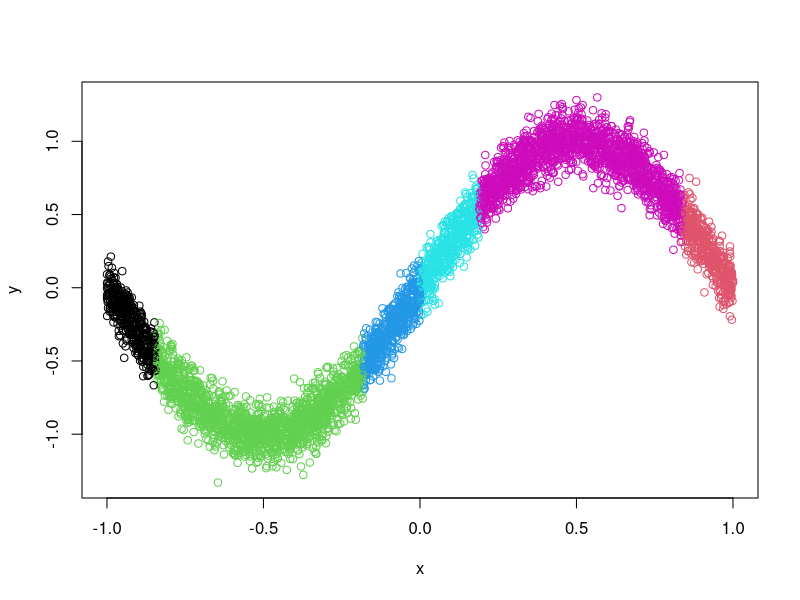
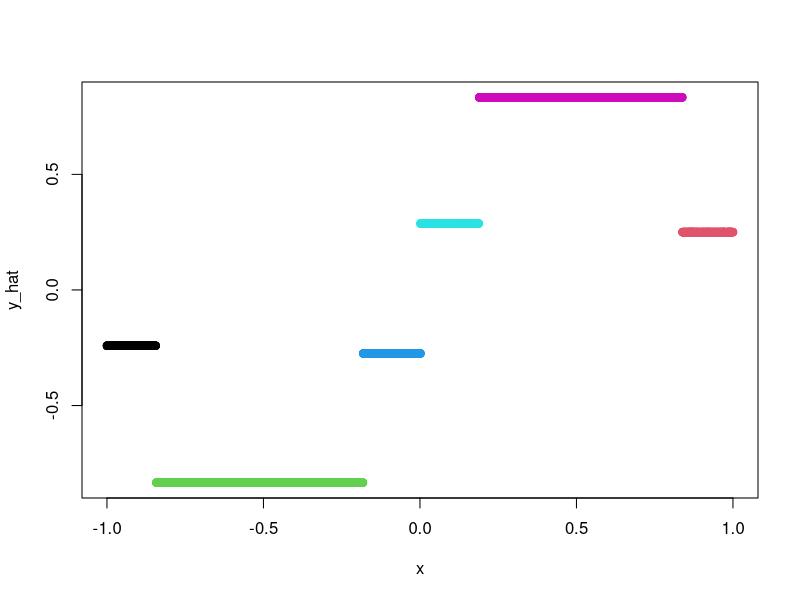
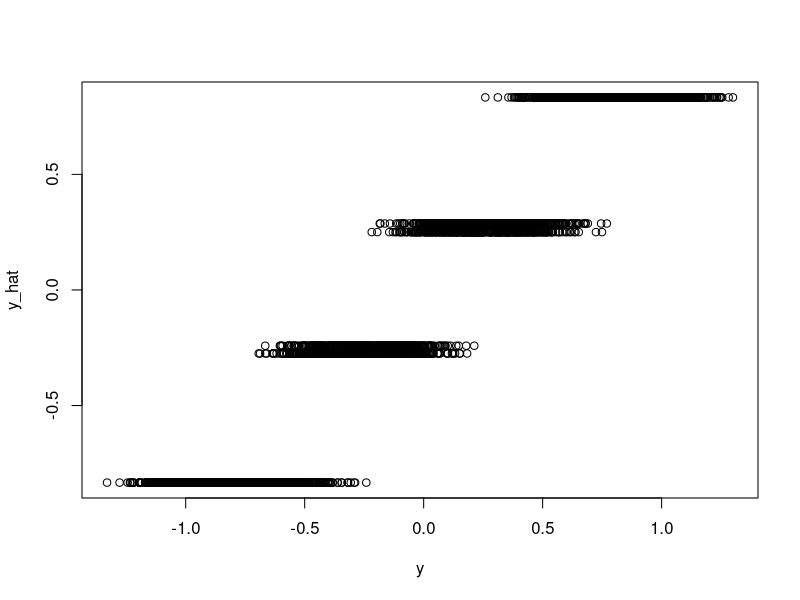

Write R code to recreate these figures, in order.
###############################################################################
# Very simple R-native implementation of CART for continuous outcomes 
# and a continuous, univariate predictor
###############################################################################

### 1. Data structure functions

# Inspired by the array-based implementation of the binary tree data structure 
# on wikipedia: https://en.wikipedia.org/wiki/Binary_tree#Arrays

# Crawl through a tree from a specific node, 
# extract all of the conditions that are true at that node
get_subset = function(node_index, tree_array, x){
  subset_cond = rep(T, length(x))
  current_node_index = node_index
  parent_index = tree_array[current_node_index, 6]
  if (!is.na(parent_index)){
    while(!is.na(parent_index)){
      parent_cutoff = tree_array[parent_index, 5]
      child_node_type = tree_array[current_node_index, 7]
      if (child_node_type == 1) {
        child_node_cond <- (x >= parent_cutoff)
      } else{ 
        if (child_node_type == -1) {
          child_node_cond <- (x < parent_cutoff)
        } else {
          child_node_cond = subset_cond
        }}
      subset_cond = subset_cond * child_node_cond
      current_node_index = parent_index
      parent_index = tree_array[current_node_index, 6]
    }
  }
  return(subset_cond == 1)
}
# Tree leaf conditions as basis functions
tree_basis = function(tree_array, x){
  # Extract all of the leaves
  leaf_indices = (1:nrow(tree_array))[(tree_array[,8] == 1) & (!is.na(tree_array[,7]))]
  basis_matrix = matrix(NA, nrow = length(x), ncol = length(leaf_indices))
  for (i in 1:length(leaf_indices)){
    basis_matrix[,i] = get_subset(leaf_indices[i], tree_array, x)*1
  }
  return(basis_matrix)
}
# Print path to a specific node
node_path = function(node_index, tree_array, x){
  subset_statements = paste0("Node ", format(node_index, digits = 0))
  current_node_index = node_index
  parent_index = tree_array[current_node_index, 6]
  if (!is.na(parent_index)){
    while(!is.na(parent_index)){
      parent_cutoff = tree_array[parent_index, 5]
      child_node_type = tree_array[current_node_index, 7]
      if (child_node_type == 1) {
        child_node_statement <- paste0("x >= ", format(parent_cutoff, digits = 2))
      } else{ 
        if (child_node_type == -1) {
          child_node_statement <- paste0("x < ", format(parent_cutoff, digits = 2))
        } else {
          child_node_statement = ""
        }}
      subset_statements <- c(subset_statements, child_node_statement)
      current_node_index = parent_index
      parent_index = tree_array[current_node_index, 6]
    }
  }
  subset_statement = paste0(subset_statements, collapse = "  ")
  return(subset_statement)
}
# Print path to each tree leaf
tree_paths = function(tree_array, x){
  # Extract all of the leaves
  leaf_indices = (1:nrow(tree_array))[(tree_array[,8] == 1) & (!is.na(tree_array[,7]))]
  for (i in 1:length(leaf_indices)){
    print(node_path(leaf_indices[i], tree_array, x))
  }
}
predict_tree = function(tree_array, x){
  # Convert the leaves of the tree into "basis functions"
  X_tree = tree_basis(tree_array, x)
  # Return the expected values associated with each data point's leaf node
  leaf_indices = (1:nrow(tree_array))[(tree_array[,8] == 1) & (!is.na(tree_array[,7]))]
  return(tree_array[apply(X_tree, 1, function(x) leaf_indices[which(x == 1)]),1])
}

### 2. Model fitting functions

# (SST - SSL - SSR) formula from rpart documentation
# https://cran.r-project.org/web/packages/rpart/vignettes/longintro.pdf
variance_reduction = function(cutoff, x, y, var_num = 1){
  # Original sum of squares
  ybar_t = mean(y)
  ss_t = sum((y-ybar_t)^2)
  
  # New sum of squares
  cond = (x < cutoff)
  ybar_l = mean(y[cond])
  ss_l = sum((y[cond]-ybar_l)^2)
  ybar_r = mean(y[!cond])
  ss_r = sum((y[!cond]-ybar_r)^2)
  
  return(ss_t - ss_l - ss_r)
}
# For a given restricted set of x and y, find the optimal x 
# cutoff at which to split
tree_split = function(x, y, var_num = 1, epsilon = EPSILON){
  optim_results = optimize(function(i) variance_reduction(i, x, y), range(x), maximum = T)
  if (optim_results$objective > epsilon) return(optim_results$maximum)
  else return(NULL)
}
# Train a decision tree from root, without pruning
fit_tree = function(tree_array, x, y, EPSILON, MAX_ITER){
  # Enqueue the root node
  split_queue = list(1)
  # Tracking iterations of the algorithm
  iter = 0
  while (length(split_queue) > 0 & iter < MAX_ITER){
    # Pop the current node from the queue
    current_node_index = split_queue[[1]]
    split_queue = split_queue[-1]
    
    # Get the subsetting criteria at this node
    node_subset = get_subset(current_node_index, tree_array, x)
    x_node = x[node_subset]
    y_node = y[node_subset]
    split_value = tree_split(x_node, y_node, EPSILON)
    
    # Update the tree array and append to the queue
    if (!is.null(split_value)){
      # See how much storage is left in the array
      num_blanks = sum(is.na(tree_array[,1]))
      
      # Resize array if needed
      if (num_blanks < 2){
        tree_array = rbind(tree_array, matrix(NA, nrow = nrow(tree_array), ncol = ncol(tree_array)))
      }
      
      # Indices at which to store the children nodes
      left_node_index = which(is.na(tree_array[,1]))[1]
      right_node_index = which(is.na(tree_array[,1]))[2]
      
      # Update the array for the splitting node to note which variables were split
      tree_array[current_node_index,2] = left_node_index
      tree_array[current_node_index,3] = right_node_index
      tree_array[current_node_index,4] = 1
      tree_array[current_node_index,5] = split_value
      tree_array[current_node_index,8] = 0
      
      # Update the array for the left node
      tree_array[left_node_index,1] = mean(y_node[x_node < split_value])
      tree_array[left_node_index,6] = current_node_index
      tree_array[left_node_index,7] = -1
      tree_array[left_node_index,8] = 1
      
      # Update the array for the right node
      tree_array[right_node_index,1] = mean(y_node[x_node >= split_value])
      tree_array[right_node_index,6] = current_node_index
      tree_array[right_node_index,7] = 1
      tree_array[right_node_index,8] = 1
      
      # Add the left and right nodes to the queue
      split_queue[length(split_queue)+1] = left_node_index
      split_queue[length(split_queue)+1] = right_node_index
    }
    # Increment iterations of the algorithm
    iter = iter + 1
  }
  return(tree_array)
}

### 3. Test the implementation

# Generate data from a simple 1D function
n = 5000
x = runif(n, -1, 1)
# # Example 1: Monotone step function
# b_0 = 2; b_1 = 1
# E_y = (b_0 + b_1*(x > -0.75) + b_1*(x > -0.5) + b_1*(x > -0.25) + 
#        b_1*(x > 0) + b_1*(x > 0.25) + b_1*(x > 0.5) + b_1*(x > 0.75))
# # Example 2: Fluctuating step function
# b_0 = 2; b_1 = 1
# E_y = (b_0 + b_1*(x > -0.75) + b_1*(x > -0.5) - b_1*(x > -0.25) -
#        b_1*(x > 0) + b_1*(x > 0.25) + b_1*(x > 0.5) - b_1*(x > 0.75))
# # Example 3: sin function
E_y = sin(x*pi)
# Sample random (additive) outcome noise
eps = rnorm(n, 0, 0.1)
y = E_y + eps
# plot(x, y)

# Initialize an array of arbitrary length (will be resized as needed during training)
# Col 1: expected value, given the conditions that apply to a given node
# Col 2: left node index
# Col 3: right node index
# Col 4: split variable
# Col 5: split point
# Col 6: parent node index
# Col 7: node origin type (0 = root, 1 = right, -1 = left)
# Col 8: node type (0 = interior, 1 = leaf)
array_init_size = 10
array_cols = 8
tree_array = matrix(NA, nrow = array_init_size, ncol = array_cols)

# Add the root node to the array
tree_array[1,1] = mean(y)

# Train the decision tree
EPSILON = 0.01*sum((y-mean(y))^2)
MAX_ITER = 100
tree_array = fit_tree(tree_array, x, y, EPSILON, MAX_ITER)

# Convert the leaves of the tree into "basis functions"
X_tree = tree_basis(tree_array, x)
# Convert the matrix of bases into a single categorical variable
X_basis_cat = apply(X_tree, 1, function(x) which(x == 1)[1])
# Plot the data, color by tree leaf
plot(x, y, col = X_basis_cat)
# Extract "predictions" from the tree
y_hat = predict_tree(tree_array, x)
# Plot the predicted y values, coloring by tree leaf
plot(x, y_hat, col = X_basis_cat)
# Plot the predicted versus actual y values
plot(y, y_hat)
